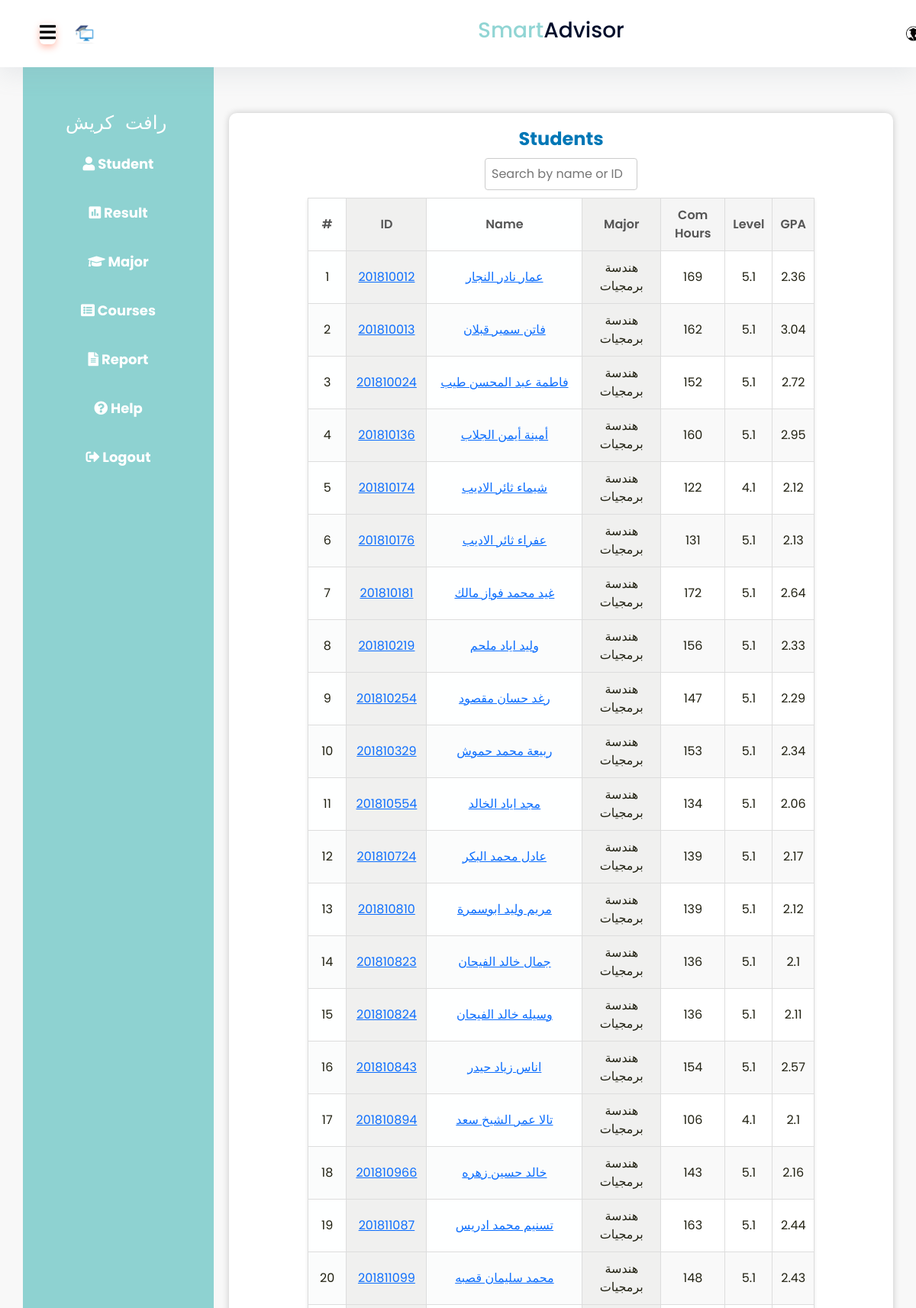
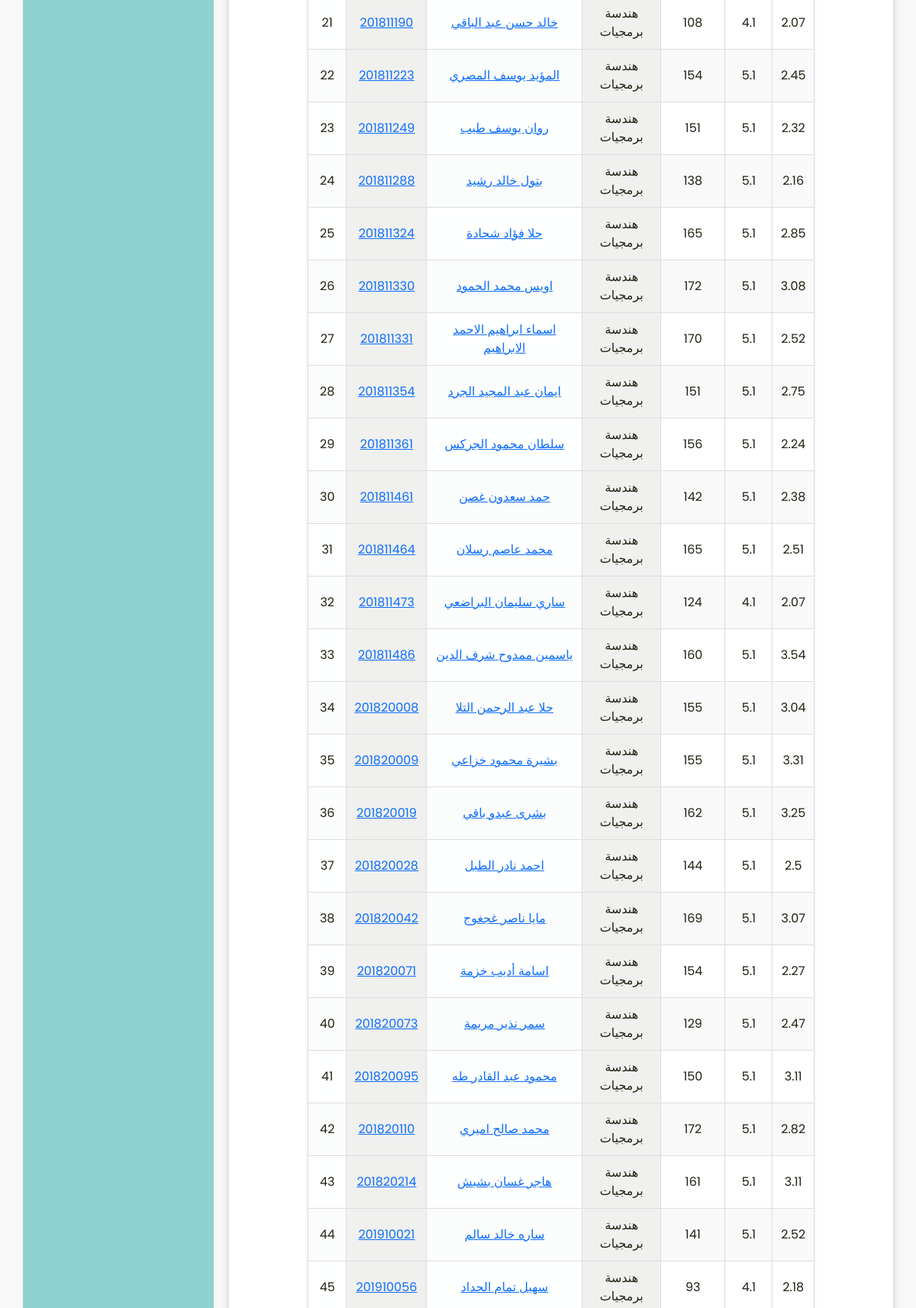
/ (signed in, upper part), run on the app's committed database (2 pictures, top to bottom).
### smartadvisor/models.py (models this page shows, shortened)
class Advisor (models.Model):
    user= models.OneToOneField(User,on_delete=models.CASCADE,null=False)
    name =  models.CharField(max_length=50)
    department = models.OneToOneField(Department , on_delete=models.CASCADE,null=True)
    def __str__(self) :
            return  str(self.name)

class Student (models.Model):
    university_ID=models.CharField(max_length=50,null=True,db_index=True)
    name = models.CharField(max_length=50 , null=True)
    major=models.ForeignKey(Major,on_delete=models.CASCADE,null=True)
    GPA = models.CharField(max_length=50,null=True)
    level = models.ForeignKey(Level , on_delete=models.CASCADE,null=True)
    Hours_count= models.IntegerField(null=True)

class Major(models.Model):
    name =models.CharField(max_length=50)
    department=models.ForeignKey(Department,on_delete=models.CASCADE,null=False)

class Level (models.Model):
    level =models.CharField(max_length=50)
    semester_name=models.ForeignKey(semester_name,on_delete=models.CASCADE,null=True)

### smartadvisor/views.py (the view)
# urls.py: path('',students     , name='home'),
@login_required(login_url='login')
def students(request):
    if request.user.is_staff:
        logout(request)
    user = request.user
    students = Student.objects.filter(major__department=user.advisor.department )
    print(len(students))
    context={}
    context={
        'students':students
    }
    return render (request,'students/students.html',context)

### smartadvisor/templates/students/students.html (shortened to what this page needs)
{% extends 'home/home.html' %}
{% block content %}
<!DOCTYPE html>
<html lang="en">
<head>
</head>
<body>
    {% if course %}
        <h1>{{course}} , {{course.name}}</h1>
        <div class="report-table-container">
            <table class="report-table">
                <thead>
                    <tr>
                        <td>{{ forloop.counter }}</td>
                        <td><a href="">{{ student.university_ID }}</a></td>
                        <td><a href="">{{ student.name }}</a></td>
                        <td>{{ student.major.name }}</td>
                        <td>{{ student.GPA }}</td>
                        <td>{{ student.level.level }}</td>
                        <td>{{ student.Hours_count }}</td>
                    </tr>
                </thead>
                <tbody>
                    {% for student in students %}
                        <tr>
                            <td>{{ forloop.counter }}</td>
                            <td>{{ student.university_ID }}</td>
                            <td>{{ student.name }}</td>
                            <td>{{ student.major.name }}</td>
                            <td>{{ student.Hours_count }}</td>
                            <td>{{ student.level.level }}</td>
                            <td>{{ student.GPA }}</td>
                        </tr>
                    {% endfor %}
                </tbody>
            </table>
            <br>
        </div>
    </div>
    </div>
    {% else %}
    <h1>Students</h1>
    <input type="text" id="searchInput" placeholder="Search by name or ID">
    <div class="report-table-container">
        <table class="report-table">
            <thead>
                <tr>
                    <th>#</th>
                    <th>ID</th>
                    <th>Name</th>
                    <th>Major</th>
                    <th>Com Hours</th>
                    <th>Level</th>
                    <th>GPA</th>
                </tr>
            </thead>
            <tbody>
                {% for student in students %}
                    <tr>
                        <td>{{ forloop.counter }}</td>
                        <td><a href="{% url 'student_details' student.university_ID %}">{{ student.university_ID }}</a></td>
                        <td><a href="{% url 'student_details' student.university_ID %}">{{ student.name }}</a></td>
                        <td>{{ student.major.name }}</td>
                        <td>{{ student.Hours_count }}</td>
                        <td>{{ student.level.level }}</td>
                        <td>{{ student.GPA }}</td>
                    </tr>
                {% endfor %}
            </tbody>
        </table>
        <br>
    </div>
        </div>
        {%endif%}
    </div>
    </div>
</body>
</html>
{% endblock content %}

### smartadvisor/templates/home/home.html (shortened to what this page needs)
{% extends 'index/index.html'%}
{% block pages%}
<div class="container mt-5">
    <div class="row">
        <div class="col-md-3" id="sidebar" class="custom-sidebar">
            <div class="static-content">
            <ul type="circle">
                <ul>
                    <h3 class="Admin">
                        <pre>{{ user.advisor }}</pre>
                    </h3>
                </ul>
                <li><a href="{% url 'students'%}"><i class="fas fa-user"></i> Student</a></li>
                <li><a href="{% url 'courses'%}"><i class="fas fa-poll"></i> Result</a></li>
                <li><a href="{% url 'major'%}"><i class="fas fa-graduation-cap"></i> Major</a></li>
                 <li><a href="{% url 'allcourses'%}"><i class="fas fa-list-alt"></i> Courses</a></li>
                 <li><a href="{% url 'report'%}"><i class="fas fa-file-alt"></i> Report</a></li>
                 <li><a href="{% url 'help'%}"><i class="fas fa-question-circle"></i> Help</a></li>
                <li><a href="{% url 'logout'%}"><i class="fas fa-sign-out-alt"></i> Logout</a></li>
              </ul>
            </div>
        </div>
        <div class="col-md-9" id="main-content">
            {% block content%}
            {% endblock content%}
            {% endblock pages%}

### smartadvisor/templates/index/index.html (shortened to what this page needs)
<!DOCTYPE html>
{% load static%}
<html lang="en">
<head>
    <link rel="stylesheet" href="https://cdn.jsdelivr.net/npm/bootstrap@5.3.0/dist/css/bootstrap.min.css">
    <link rel="stylesheet" type="text/css" href="{% static 'css/test.css' %}">
    <link rel="stylesheet" type="text/css" href="{% static 'css/stylenav.css' %}">
    <link rel="stylesheet" type="text/css" href="{%  static 'css/uni.css' %}">
    <link rel="stylesheet" type="text/css" href="{% static  'css/table.css' %}">
    <link rel="stylesheet" href="https://cdnjs.cloudflare.com/ajax/libs/font-awesome/5.15.3/css/all.min.css">
</head>
<body>
    <div class="navigation-wrap bg-light start-header start-style">
        <div class="container">
            <div class="row">
                <div class="col-12">
                    <nav class="navbar navbar-expand-md navbar-light">
                        <a class="navbar-brand ml-auto">
                            <img src="{% static 'images/logoL.jpg' %}" alt="">
                        </a>
                        <h3 class="text-center"><span class="word3">Smart</span><span class="word4">Advisor</span></h3>
                        <button id="sidebarToggle" class="btn btn-light sidebar-toggle-button">
                            <div class="button-content">
                                <i id="toggleIcon" class="fas fa-bars"></i>
                            </div>
                        </button>
                        <a class="navbar-brand mr-auto" >
                            <img src="{% static 'images/logoR.jpg'%}" alt="">
                        </a>
                    </nav>
                </div>
            </div>
        </div>
    </div>
  {% block pages %}
  {% endblock pages %}
</body>
</html>

### static/css/test.css (style rules this page uses)
.navbar-brand { font-size: 24px; }
#sidebar { width:250px; background-color: #14a5a377; color: #fff; display: flex; flex-direction: column; align-items: center; justify-content: center; min-height: 100vh; transform: translateX(0); transition: transform 1s; top: 0; left: 0; bottom: 0; }
#sidebar ul { list-style: none; padding: 0; }
#sidebar li { margin-bottom: 20px; }
#sidebar a { text-decoration: none; color: #fff; font-size: 18px; font-weight: bold; text-align: center; display: block; padding: 10px 20px; transition: color 0.3s; }
#main-content { flex: 1; text-align: center; background-color: #fff; border-radius: 10px; box-shadow: 0 0 10px rgba(0, 0, 0, 0.2); padding: 20px; margin-top: 100px; margin-left: 20px; transition: margin-left 2s; width: 100%; }
.text-center { text-align: center; }
.word3 { color: #14a5a377; }
.word4 { color: #000d2b; }
#sidebarToggle { background: none; border: none; padding: 0; cursor: pointer; position: absolute; top: 10px; left: 10px; z-index: 999; transition: 1s; }
#sidebarToggle i { font-size: 24px; transition: transform 1s; }
.static-content { position: fixed; top: 100px; }

### static/css/stylenav.css (style rules this page uses)
body { font-family: 'Poppins', sans-serif; font-size: 16px; line-height: 24px; font-weight: 400; color: #212112; background-image: url('https://s3-us-west-2.amazonaws.com/s.cdpn.io/1462889/pat-back.svg'); background-position: center; background-repeat: repeat; background-size: 7%; background-color: #fff; overflow-x: hidden; transition: all 200ms linear; }
.start-header { opacity: 1; transform: translateY(0); padding: 20px 0; box-shadow: 0 10px 30px 0 rgba(138, 155, 165, 0.15); -webkit-transition : all 0.3s ease-out; transition : all 0.3s ease-out; z-index: 100; }
.navigation-wrap { position: fixed; width: 100%; top: 0; left: 0; z-index: 1000; -webkit-transition : all 0.3s ease-out; transition : all 0.3s ease-out; }
.navbar { padding: 0; }
.navbar-brand img { height: 38px; width: auto; display: block; -webkit-transition : all 0.3s ease-out; transition : all 0.3s ease-out; padding-left: 50px; }
.navbar-brand.ml-auto img { margin-right: 480px; }
.navbar-brand.mr-auto img { margin-left: 300px; }
.bg-light { background-color: #fff !important; transition: all 200ms linear; }
h1 { font-size: 48px; line-height: 1.2; font-weight: 700; color: #212112; text-align: center; }
* { margin: 0; padding: 0; box-sizing: border-box; }

### static/css/uni.css (style rules this page uses)
* { margin: 0; padding: 0; box-sizing: border-box; }
body { background-color: #f8f8f8; font-family: 'Poppins', sans-serif; font-size: 16px; line-height: 24px; font-weight: 400; color: #212112; overflow-x: hidden; transition: all 200ms linear; }
h1 { font-size: 48px; line-height: 1.2; font-weight: 700; color: #212112; margin-bottom: 20px; text-transform: capitalize; }
button { padding: 12px 24px; background-color: #000822; color: #fff; border: none; border-radius: 30px; cursor: pointer; transition: background-color 0.4s, transform 0.4s; font-weight: bold; text-transform: uppercase; box-shadow: 0 4px 10px rgba(255, 87, 51, 0.4); }

### static/css/table.css (style rules this page uses)
h1 { font-size: 24px; margin-bottom: 10px; color: #333; }
.report-table-container { margin: 0 auto; width: 80%; }
.report-table { width: 100%; border-collapse: collapse; background: #fff; box-shadow: 0px 2px 4px rgba(0, 0, 0, 0.1); }
.report-table th, .report-table td { padding: 10px; text-align: center; border: 1px solid #ddd; }
.report-table th { background: #f5f5f5; color: #555; font-weight: 600; }
.report-table tbody tr:nth-child(2n) { background: #f9f9f9; }
h1 { color: #0077b6; }
.report-table th:nth-child(1), .report-table td:nth-child(1) { background: rgba(252, 254, 255, 0.404); }
.report-table th:nth-child(2), .report-table td:nth-child(2) { background: rgb(240, 240, 239); }
.report-table th:nth-child(3), .report-table td:nth-child(3) { background: rgba(252, 254, 255, 0.404) ; }
.report-table th:nth-child(4), .report-table td:nth-child(4) { background: rgb(240, 240, 239);; }

### smartadvisor/templates/students/students.html (style rules this page uses)
#searchInput { padding: 8px; margin-bottom: 10px; border: 1px solid #ccc; border-radius: 4px; box-sizing: border-box; width: 200px; }

### data on the page
Student: university_ID "201810012", name "عمار نادر النجار", major.name "هندسة برمجيات", Hours_count "169", level.level "5.1", GPA "2.36"
Student: university_ID "201810013", name "فاتن سمير قبلان", major.name "هندسة برمجيات", Hours_count "162", level.level "5.1", GPA "3.04"
Student: university_ID "201810024", name "فاطمة عبد المحسن طيب", major.name "هندسة برمجيات", Hours_count "152", level.level "5.1", GPA "2.72"
Student: university_ID "201810136", name "أمينة أيمن الجلاب", major.name "هندسة برمجيات", Hours_count "160", level.level "5.1", GPA "2.95"
Student: university_ID "201810174", name "شيماء ثائر الاديب", major.name "هندسة برمجيات", Hours_count "122", level.level "4.1", GPA "2.12"
Student: university_ID "201810176", name "عفراء ثائر الاديب", major.name "هندسة برمجيات", Hours_count "131", level.level "5.1", GPA "2.13"
Student: university_ID "201810181", name "غيد محمد فواز مالك", major.name "هندسة برمجيات", Hours_count "172", level.level "5.1", GPA "2.64"
Student: university_ID "201810219", name "وليد اياد ملحم", major.name "هندسة برمجيات", Hours_count "156", level.level "5.1", GPA "2.33"
Student: university_ID "201810254", name "رغد حسان مقصود", major.name "هندسة برمجيات", Hours_count "147", level.level "5.1", GPA "2.29"
Student: university_ID "201810329", name "ربيعة محمد حموش", major.name "هندسة برمجيات", Hours_count "153", level.level "5.1", GPA "2.34"
Student: university_ID "201810554", name "مجد اياد الخالد", major.name "هندسة برمجيات", Hours_count "134", level.level "5.1", GPA "2.06"
Student: university_ID "201810724", name "عادل محمد البكر", major.name "هندسة برمجيات", Hours_count "139", level.level "5.1", GPA "2.17"
Student: university_ID "201810810", name "مريم وليد ابوسمرة", major.name "هندسة برمجيات", Hours_count "139", level.level "5.1", GPA "2.12"
Student: university_ID "201810823", name "جمال خالد الفيحان", major.name "هندسة برمجيات", Hours_count "136", level.level "5.1", GPA "2.1"
Student: university_ID "201810824", name "وسيله خالد الفيحان", major.name "هندسة برمجيات", Hours_count "136", level.level "5.1", GPA "2.11"
Student: university_ID "201810843", name "اناس زياد حيدر", major.name "هندسة برمجيات", Hours_count "154", level.level "5.1", GPA "2.57"
Student: university_ID "201810894", name "تالا عمر الشيخ سعد", major.name "هندسة برمجيات", Hours_count "106", level.level "4.1", GPA "2.1"
Student: university_ID "201810966", name "خالد حسين زهره", major.name "هندسة برمجيات", Hours_count "143", level.level "5.1", GPA "2.16"
Student: university_ID "201811087", name "تسنيم محمد ادريس", major.name "هندسة برمجيات", Hours_count "163", level.level "5.1", GPA "2.44"
Student: university_ID "201811099", name "محمد سليمان قصبه", major.name "هندسة برمجيات", Hours_count "148", level.level "5.1", GPA "2.43"
Student: university_ID "201811190", name "خالد حسن عبد الباقي", major.name "هندسة برمجيات", Hours_count "108", level.level "4.1", GPA "2.07"
Student: university_ID "201811223", name "المؤيد يوسف المصري", major.name "هندسة برمجيات", Hours_count "154", level.level "5.1", GPA "2.45"
Student: university_ID "201811249", name "روان يوسف طيب", major.name "هندسة برمجيات", Hours_count "151", level.level "5.1", GPA "2.32"
Student: university_ID "201811288", name "بتول خالد رشيد", major.name "هندسة برمجيات", Hours_count "138", level.level "5.1", GPA "2.16"
Student: university_ID "201811324", name "حلا فؤاد شحادة", major.name "هندسة برمجيات", Hours_count "165", level.level "5.1", GPA "2.85"
Student: university_ID "201811330", name "اويس محمد الحمود", major.name "هندسة برمجيات", Hours_count "172", level.level "5.1", GPA "3.08"
Student: university_ID "201811331", name "اسماء ابراهيم الاحمد الابراهيم", major.name "هندسة برمجيات", Hours_count "170", level.level "5.1", GPA "2.52"
Student: university_ID "201811354", name "ايمان عبد المجيد الجرد", major.name "هندسة برمجيات", Hours_count "151", level.level "5.1", GPA "2.75"
Student: university_ID "201811361", name "سلطان محمود الجركس", major.name "هندسة برمجيات", Hours_count "156", level.level "5.1", GPA "2.24"
Student: university_ID "201811461", name "حمد سعدون غصن", major.name "هندسة برمجيات", Hours_count "142", level.level "5.1", GPA "2.38"
Student: university_ID "201811464", name "محمد عاصم رسلان", major.name "هندسة برمجيات", Hours_count "165", level.level "5.1", GPA "2.51"
Student: university_ID "201811473", name "ساري سليمان البراضعي", major.name "هندسة برمجيات", Hours_count "124", level.level "4.1", GPA "2.07"
Student: university_ID "201811486", name "ياسمين ممدوح شرف الدين", major.name "هندسة برمجيات", Hours_count "160", level.level "5.1", GPA "3.54"
Student: university_ID "201820008", name "حلا عبد الرحمن التلا", major.name "هندسة برمجيات", Hours_count "155", level.level "5.1", GPA "3.04"
Student: university_ID "201820009", name "بشيرة محمود خزاعي", major.name "هندسة برمجيات", Hours_count "155", level.level "5.1", GPA "3.31"
Student: university_ID "201820019", name "بشرى عبدو باقي", major.name "هندسة برمجيات", Hours_count "162", level.level "5.1", GPA "3.25"
Student: university_ID "201820028", name "احمد نادر الطبل", major.name "هندسة برمجيات", Hours_count "144", level.level "5.1", GPA "2.5"
Student: university_ID "201820042", name "مايا ناصر غجغوج", major.name "هندسة برمجيات", Hours_count "169", level.level "5.1", GPA "3.07"
Student: university_ID "201820071", name "اسامة أديب خزمة", major.name "هندسة برمجيات", Hours_count "154", level.level "5.1", GPA "2.27"
Student: university_ID "201820073", name "سمر نذير مريمة", major.name "هندسة برمجيات", Hours_count "129", level.level "5.1", GPA "2.47"
Student: university_ID "201820095", name "محمود عبد القادر طه", major.name "هندسة برمجيات", Hours_count "150", level.level "5.1", GPA "3.11"
Student: university_ID "201820110", name "محمد صالح اميري", major.name "هندسة برمجيات", Hours_count "172", level.level "5.1", GPA "2.82"
Student: university_ID "201820214", name "هاجر غسان بشبش", major.name "هندسة برمجيات", Hours_count "161", level.level "5.1", GPA "3.11"
Student: university_ID "201910021", name "ساره خالد سالم", major.name "هندسة برمجيات", Hours_count "141", level.level "5.1", GPA "2.52"
Student: university_ID "201910056", name "سهيل تمام الحداد", major.name "هندسة برمجيات", Hours_count "93", level.level "4.1", GPA "2.18"

### other printed values
{{ user.advisor }} "رافت كريش"
